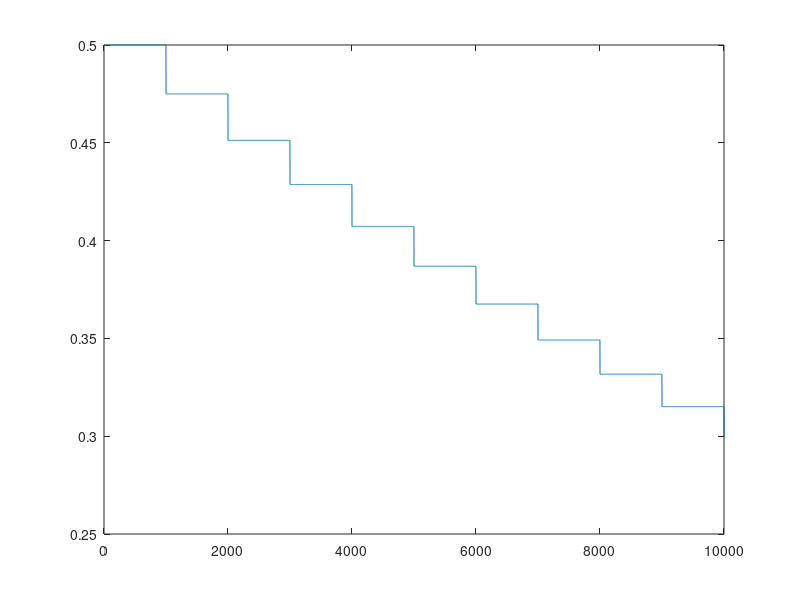
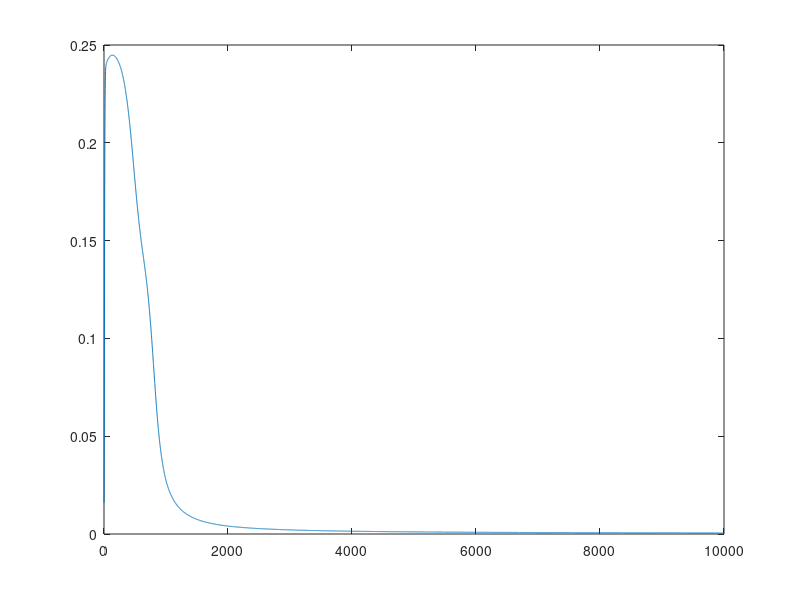

MATLAB code for these plots, in order:
clc; clear

% Dataset
X = [0 0 1 1; 0 1 0 1];
y = [0 1 1 0];
M = length(y);

% Number of neurons per layer
n0 = 2; n1 = 2; n2 = 1;

% Hyperparameters
alpha = 0.5;     % learning rate
Nepochs = 10000; % number of training iterations

% Weight initialization
%rng(42); 
W1 = randn(n1, n0);
b1 = zeros(n1, 1);
W2 = randn(n2, n1);
b2 = zeros(n2, 1);

% Activation function and derivative
sigmoid = @(z) 1 ./ (1 + exp(-z));
dsigmoid = @(a) a .* (1 - a);

loss_graph=zeros(1, Nepochs);
alpha_graph=zeros(1, Nepochs);

% Training loop
for epoch = 1:Nepochs
    for i=1:M
        % Take next sample
        xi = X(:, i);
        yi = y(i);

        % Forward pass 
        z1 = W1 * xi + b1;
        a1 = sigmoid(z1);
        z2 = W2 * a1 + b2;
        y_hat = sigmoid(z2);
    
        % Compute loss 
        loss = (y_hat - yi)^2;
        loss_graph(epoch) = loss;
    
        % Backpropagation 
        delta2 = (y_hat - yi) * dsigmoid(y_hat);
        dW2 = delta2 * a1';
        db2 = delta2;
    
        delta1 = delta2 * W2' .* dsigmoid(a1);
        dW1 = delta1* xi';
        db1 = delta1;
    
        % Update weights with SGD
        W2 = W2 - alpha * dW2;
        b2 = b2 - alpha * db2;
        W1 = W1 - alpha * dW1;
        b1 = b1 - alpha * db1;
    end
    % Display progress and update learning rate (StepLR)
    if mod(epoch, 1000) == 0
        fprintf('Epoch %d | Loss = %.6f\n', epoch, loss);
        alpha = alpha*0.95;
    end
    alpha_graph(epoch) = alpha;
end

% ============================
% Results
% ============================
fprintf('\nFinal predictions:\n');
z1 = W1 * X + b1;
a1 = sigmoid(z1);
z2 = W2 * a1 + b2;
y_hat = sigmoid(z2);
disp([X; y_hat]);

fprintf('\nRounded predictions (0 or 1):\n');
disp([X; round(y_hat)]);

plot(1:Nepochs, alpha_graph)
figure
plot(1:Nepochs, loss_graph)
